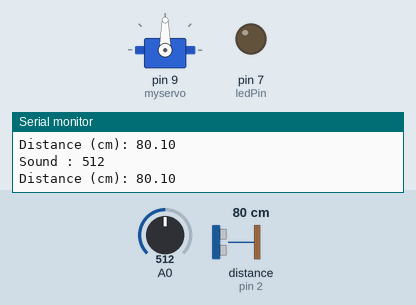
Simulated run of this sketch. Board: Arduino Uno, built with avr-gcc and run on an emulated ATmega328P. On the bench: servo, output pins drawn as LEDs (lit = HIGH), the last lines printed to the serial monitor. Wiring (inferred from the names in the program): ultrasonic range finder: trigger pin 4; echo pin 2. The test bench sets the inputs (shaded band); at power-on: distance to the obstacle (sensor on pin 2) 80 cm, A0 = 512. The echo pulse lasts 58.3 µs per cm; pins used as bus, display or sensor lines are not drawn.

Above: at 1.3 s.
1.4 s: distance to the obstacle (sensor on pin 2) set to 9 cm
2.9 s: distance to the obstacle (sensor on pin 2) set to 6 cm
At 3.4 s:
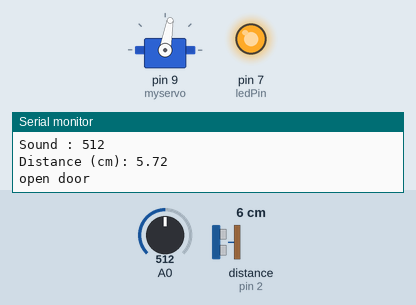
At 10.1 s:
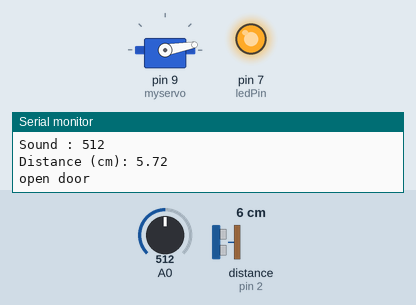
Timing chart, 0 to 21.0 s (numbered marks = the images above; inputs shaded):
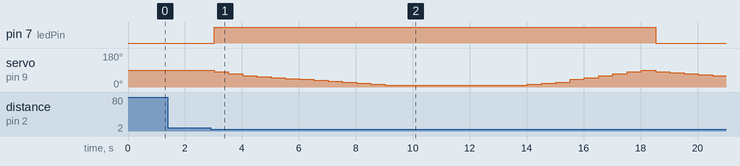

The sketch:

main.ino
```cpp
#include <Servo.h>
Servo myservo;

const int triggerPin = 4;  // Trigger pin of the ultrasonic sensor (HC-SR04)
const int echoPin = 2;     // Echo pin of the ultrasonic sensor (HC-SR04)
const int ledPin = 7;      // Pin for the LED

const int threshold = 120;
int status_light = 0;
int status_door = 0;

void setup() {
  Serial.begin(9600);
  pinMode(triggerPin, OUTPUT);
  pinMode(echoPin, INPUT);
  myservo.attach(9);
  pinMode(ledPin, OUTPUT);
}

void loop() {
  myservo.write(90);
  digitalWrite(triggerPin, LOW);
  delayMicroseconds(2);
  digitalWrite(triggerPin, HIGH);
  delayMicroseconds(10);
  digitalWrite(triggerPin, LOW);

  unsigned long pulseWidth = pulseIn(echoPin, HIGH);
  float distance = pulseWidth / 29.0 / 2.0;

  // Read sound sensor
  int sensorValue = analogRead(A0);
  Serial.print("Sound : ");
  Serial.println(sensorValue);

  Serial.print("Distance (cm): ");
  Serial.println(distance);

  if ((distance < 7) && (status_light == 0) && (status_door == 0)) {
    digitalWrite(ledPin, HIGH);
    Serial.println("open door");
    myservo.write(80);
    delay(500);
    myservo.write(70);
    delay(500);
    myservo.write(60);
    delay(500);
    myservo.write(55);
    delay(500);
    myservo.write(50);
    delay(500);
    myservo.write(45);
    delay(500);
    myservo.write(40);
    delay(500);
    myservo.write(35);
    delay(500);
    myservo.write(30);
    delay(500);
    myservo.write(25);
    delay(500);
    myservo.write(20);
    delay(500);
    myservo.write(15);
    delay(500);
    myservo.write(10);
    status_light = 1;
    status_door = 1;
    delay(5000);
    Serial.println("close door");
    myservo.write(15);
    delay(500);
    myservo.write(20);
    delay(500);
    myservo.write(25);
    delay(500);
    myservo.write(40);
    delay(500);
    myservo.write(50);
    delay(500);
    myservo.write(60);
    delay(500);
    myservo.write(70);
    delay(500);
    myservo.write(80);
    delay(500);
    myservo.write(90);
    status_door = 0;
  }
  else if ((sensorValue > 114) && (status_light == 1) && (status_door == 0)) {
    Serial.print("open door \n");
    digitalWrite(ledPin, LOW);
    myservo.write(80);
    delay(500);
    myservo.write(75);
    delay(500);
    myservo.write(70);
    delay(500);
    myservo.write(65);
    delay(500);
    myservo.write(60);
    delay(500);
    myservo.write(55);
    delay(500);
    myservo.write(50);
    delay(500);
    myservo.write(45);
    delay(500);
    myservo.write(40);
    delay(500);
    myservo.write(35);
    delay(500);
    myservo.write(30);
    delay(500);
    myservo.write(25);
    delay(500);
    myservo.write(20);
    delay(500);
    myservo.write(15);
    delay(500);
    myservo.write(10);
    status_light = 0;
    status_door = 1;
    delay(3000);
    Serial.print("close door \n");
    myservo.write(15);
    delay(500);
    myservo.write(20);
    delay(500);
    myservo.write(25);
    delay(500);
    myservo.write(40);
    delay(500);
    myservo.write(50);
    delay(500);
    myservo.write(60);
    delay(500);
    myservo.write(70);
    delay(500);
    myservo.write(80);
    delay(500);
    myservo.write(90);
    status_door = 0;
  }
  delay(500);
}
```

Measured:
- the behaviour switches between 8 and 7 cm on distance to the obstacle (sensor on pin 2) (found by bisection; images 0 and 1)
- after the input at 2.9 s, pin 7 (ledPin): LOW → HIGH after 0.13 s, → LOW 15.5 s later; servo on pin 9 (myservo): 90° → 80° after 0.13 s, → 70° 0.50 s later, → 60° 0.50 s later, → 55° 0.50 s later, … (27 changes in this stretch)
